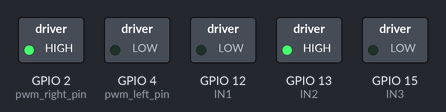
A sketch run on a simulated ESP32. On the bench: switched loads named in the sketch (green lamp = pin HIGH).

Above: at 1.1 s.
At 2.8 s:
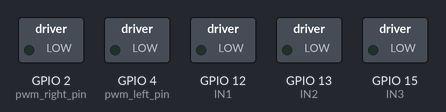
At 4.6 s:
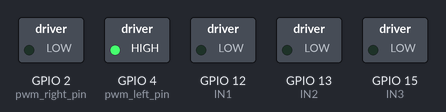
Timing chart, 0 to 8.8 s (numbered marks = the images above):
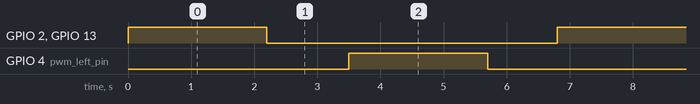

The sketch:

pwm-motors.ino
```cpp
#include "motor.h"
const int speed = 255;

void setup() {
    Serial.begin(115200);
    motor_init();
}

void loop() {
    //working  // ******************************
    // control_direction('F','F', speed); // --> moveForward -- works perfectly
    // delay(2000);
    // moveStop();
    // delay(1000);

    control_direction('P','F', speed); // --> turn left -- works perfectly
    delay(2000);
    moveStop();
    delay(1000);

    control_direction('F','P', speed);  // --> turn right -- works perfectly
    delay(2000);
    moveStop();
    delay(1000);

    // control_direction('T','T', speed); // --> Just the right wheel move backward, the other one keep stoped.
    // delay(2000);
    // moveStop();
    // delay(1000);


    // control_direction('F','P', speed);  // --> turn right -- works perfectly
    // delay(2000);
    // moveStop();
    // delay(1000);


    // control_direction('T','P', speed); // --> Just the right wheel move backward, the other one keep stoped.
    // delay(2000);
    // moveStop();
    // delay(1000);


    // not working  // *******************************


    // control_direction('T','T', speed); // --> Just the right wheel move backward, the other one keep stoped.
    // delay(2000);
    // moveStop();
    // delay(1000);

    //Testing


    // turnRight(255);
    // delay(2000);
    // moveStop();
    // delay(1000);


    // moveRightBackward(255);
    // delay(2000);
    // moveStop();
    // delay(1000);


}
```

motor.cpp
```cpp
#include "motor.h"

// esp32-cam pins
const int IN1 = 12;
const int IN2 = 13;
const int IN3 = 15;
const int IN4 = 14;

const int pwm_left_pin = 4;
const int pwm_left_freq = 6000;
const int pwm_left_channel = 0;

const int pwm_right_pin = 2;
const int pwm_right_freq = 3000;
const int pwm_right_channel = 2;

const int pwm_resolution = 8;


void motor_init() {
    pinMode(pwm_right_pin, OUTPUT);
    pinMode(pwm_left_pin, OUTPUT);

    pinMode(IN2, OUTPUT);
    pinMode(IN3, OUTPUT);
    pinMode(IN1, OUTPUT);
    pinMode(IN2, OUTPUT);

    ledcSetup(pwm_right_channel, pwm_right_freq, pwm_resolution);
    ledcSetup(pwm_left_channel, pwm_left_freq, pwm_resolution);
    ledcAttachPin(pwm_right_pin, pwm_right_channel);
    ledcAttachPin(pwm_left_pin, pwm_left_channel);
}

void moveForward (uint8_t duty_cycle) {


    digitalWrite(IN1, LOW);
    digitalWrite(IN2, HIGH);
    ledcWrite(pwm_right_channel, duty_cycle);
    delay(10);

    digitalWrite(IN3, LOW);
    digitalWrite(IN4, HIGH);
    ledcWrite(pwm_left_channel, duty_cycle);
    delay(10);

}


void moveBackward(uint8_t duty_cycle) {

    digitalWrite(IN1, HIGH);
    digitalWrite(IN2, LOW);
    ledcWrite(pwm_right_channel, duty_cycle);
    delay(100);

    digitalWrite(IN3, HIGH);
    digitalWrite(IN4, LOW);
    ledcWrite(pwm_left_channel, duty_cycle);
    delay(100);

}

void turnRight(uint8_t duty_cycle) {


    digitalWrite(IN1, LOW);
    digitalWrite(IN2, LOW);
    ledcWrite(pwm_right_channel, 0);
    delay(100);

    digitalWrite(IN3, LOW);
    digitalWrite(IN4, HIGH);
    ledcWrite(pwm_left_channel, duty_cycle);
    delay(100);

}
void turnLeft(uint8_t duty_cycle) {


    digitalWrite(IN1, LOW);
    digitalWrite(IN2, HIGH);
    ledcWrite(pwm_right_channel, duty_cycle);
    delay(100);

    digitalWrite(IN3, LOW);
    digitalWrite(IN4, LOW);
    ledcWrite(pwm_left_channel, 0);
    delay(100);

}

void moveStop() {

    digitalWrite(IN1, LOW);
    digitalWrite(IN2, LOW);
    ledcWrite(pwm_right_channel, 0);
    delay(100);

    digitalWrite(IN3, LOW);
    digitalWrite(IN4, LOW);
    ledcWrite(pwm_left_channel, 0);
    delay(100);

}

void control_direction(uint8_t left_rot_sense, uint8_t right_rot_sense, uint8_t duty_cycle) {

    if(left_rot_sense == (uint8_t)'F' && right_rot_sense == (uint8_t)'F'){
        moveForward(duty_cycle);
    }
    if(left_rot_sense == (uint8_t)'F' && right_rot_sense == (uint8_t)'P'){
        turnRight(duty_cycle);
    }
    if(left_rot_sense == (uint8_t)'P' && right_rot_sense == (uint8_t)'F'){
        turnLeft(duty_cycle);
    }
    if(left_rot_sense == (uint8_t)'T' && right_rot_sense == (uint8_t)'T'){
        moveBackward(duty_cycle);
    }

}
```

motor.h
```cpp
#ifndef __MOTOR_H__
#define __MOTOR_H__

#include <Arduino.h>

void motor_init();
void control_direction(uint8_t left_rot_sense, uint8_t right_rot_sense, uint8_t duty_cycle);
void moveForward (uint8_t duty_cycle);
void moveBackward(uint8_t duty_cycle);
void turnRight(uint8_t duty_cycle);
void turnLeft(uint8_t duty_cycle);
void moveStop();


#endif
```

Measured:
- by itself, GPIO 2 (pwm_right_pin), GPIO 4 (pwm_left_pin), GPIO 13 (IN2): alternates HIGH for 2.2 s and LOW for 4.6 s
- by itself, everything shown: repeats every 6.8 s, in 4 steps
